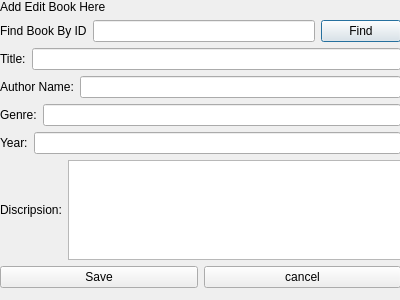
<?xml version="1.0" encoding="UTF-8"?>
<ui version="4.0">
 <class>editBooks</class>
 <widget class="QDialog" name="editBooks">
  <property name="geometry">
   <rect>
    <x>0</x>
    <y>0</y>
    <width>400</width>
    <height>300</height>
   </rect>
  </property>
  <property name="windowTitle">
   <string>Dialog</string>
  </property>
  <widget class="QWidget" name="verticalLayoutWidget">
   <property name="geometry">
    <rect>
     <x>0</x>
     <y>0</y>
     <width>401</width>
     <height>288</height>
    </rect>
   </property>
   <layout class="QVBoxLayout" name="verticalLayout">
    <item>
     <widget class="QLabel" name="label">
      <property name="text">
       <string>Add Edit Book Here</string>
      </property>
     </widget>
    </item>
    <item>
     <layout class="QHBoxLayout" name="horizontalLayout_7">
      <item>
       <widget class="QLabel" name="label_2">
        <property name="text">
         <string>Find Book By ID</string>
        </property>
       </widget>
      </item>
      <item>
       <widget class="QLineEdit" name="lineEdit_findId"/>
      </item>
      <item>
       <widget class="QPushButton" name="pushButton_findID">
        <property name="text">
         <string>Find</string>
        </property>
       </widget>
      </item>
     </layout>
    </item>
    <item>
     <layout class="QHBoxLayout" name="horizontalLayout_4">
      <item>
       <widget class="QLabel" name="label_4">
        <property name="text">
         <string>Title:</string>
        </property>
       </widget>
      </item>
      <item>
       <widget class="QLineEdit" name="lineEdit_title"/>
      </item>
     </layout>
    </item>
    <item>
     <layout class="QHBoxLayout" name="horizontalLayout_3">
      <item>
       <widget class="QLabel" name="label_3">
        <property name="text">
         <string>Author Name:</string>
        </property>
       </widget>
      </item>
      <item>
       <widget class="QLineEdit" name="lineEdit_author"/>
      </item>
     </layout>
    </item>
    <item>
     <layout class="QHBoxLayout" name="horizontalLayout_5">
      <item>
       <widget class="QLabel" name="label_5">
        <property name="text">
         <string>Genre:</string>
        </property>
       </widget>
      </item>
      <item>
       <widget class="QLineEdit" name="lineEdit_genre"/>
      </item>
     </layout>
    </item>
    <item>
     <layout class="QHBoxLayout" name="horizontalLayout_6">
      <item>
       <widget class="QLabel" name="label_6">
        <property name="text">
         <string>Year:</string>
        </property>
       </widget>
      </item>
      <item>
       <widget class="QLineEdit" name="lineEdit_Year"/>
      </item>
     </layout>
    </item>
    <item>
     <layout class="QHBoxLayout" name="horizontalLayout_2">
      <property name="sizeConstraint">
       <enum>QLayout::SetMinimumSize</enum>
      </property>
      <property name="topMargin">
       <number>0</number>
      </property>
      <item>
       <widget class="QLabel" name="label_7">
        <property name="text">
         <string>Discripsion:</string>
        </property>
       </widget>
      </item>
      <item>
       <widget class="QTextEdit" name="textEdit_discripsion"/>
      </item>
     </layout>
    </item>
    <item>
     <layout class="QHBoxLayout" name="horizontalLayout">
      <item>
       <widget class="QPushButton" name="pushButton_saveNewBook">
        <property name="text">
         <string>Save</string>
        </property>
       </widget>
      </item>
      <item>
       <widget class="QPushButton" name="pushButton_cancel">
        <property name="text">
         <string>cancel</string>
        </property>
       </widget>
      </item>
     </layout>
    </item>
   </layout>
  </widget>
 </widget>
 <resources/>
 <connections/>
</ui>
